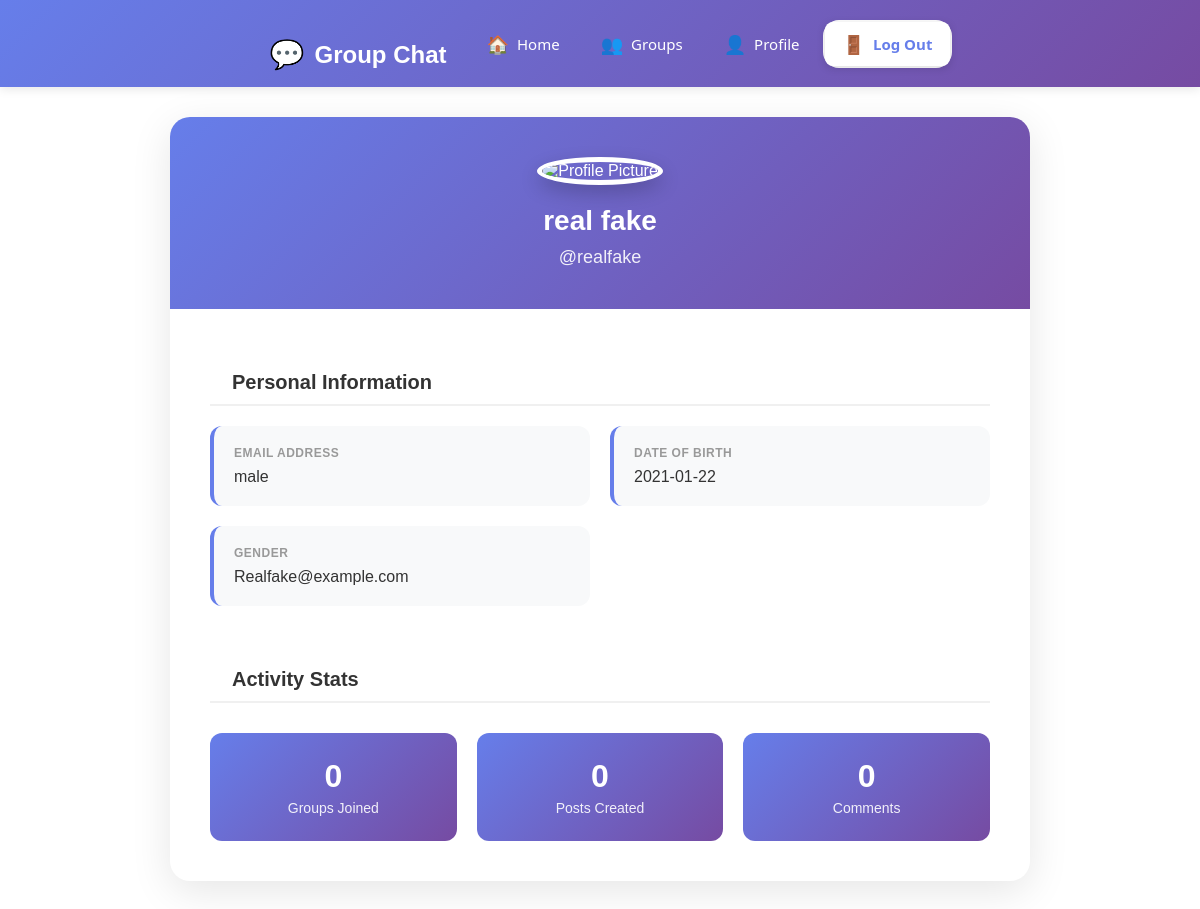
The app's page /profile (signed in) with its own data.
### tables this page shows
CREATE TABLE user (
                id INTEGER PRIMARY KEY AUTOINCREMENT,
                username TEXT UNIQUE NOT NULL,
                password TEXT NOT NULL
            );

CREATE TABLE userinfo (
                user_id INTEGER PRIMARY KEY,
                firstname TEXT NOT NULL,
                middlename TEXT,
                lastname TEXT NOT NULL,
                email TEXT UNIQUE NOT NULL,
                dob TEXT NOT NULL,
                gender TEXT NOT NULL,
                FOREIGN KEY (user_id) REFERENCES user(id)
            );

### app.py (the view)
@app.route("/profile")
def profile_user():
    if not is_authenticated():
        flash("Please log in to access this page.", "warning")
        return redirect(url_for("login"))
    profile = user_db.get_user_profile(session["user_id"])
    return render_template("account/profile.html", user=profile)

### app.py (called while the page is built)
def is_authenticated():
    return 'user_id' in session and session['user_id'] is not None

### src/database_handler.py (called while the page is built)
    def get_user_profile(self, user_id: int):
        user_profile = dict()
        user_profile["user_id"] = user_id
        get_record_by_username = self.db.execute(
            "SELECT * FROM userinfo WHERE user_id=?", (user_id,)
        ).fetchone()
        profile_username = self.db.execute(
            "SELECT username FROM user WHERE id=?", (user_id,)
        ).fetchone()[0]
        user_profile["username"] = profile_username
        fields = ["firstname", "middlename", "lastname", "gender", "dob", "email"]
        for index, attribute in enumerate(fields):
            user_profile[attribute] = get_record_by_username[index + 1]
        user_profile["name"] = (
            f"{user_profile['firstname']} {user_profile['middlename']} {user_profile['lastname']}"
        )
        return user_profile

### templates/account/profile.html (shortened to what this page needs)
{% extends "index_layout.html" %}
{% block index_layout %}
<link rel="stylesheet" href="{{url_for('static', filename='css/profile.css')}}">
<div class="profile-page">
    <div class="profile-container">
        <div class="profile-header">
            <img src="https://cdn.pixabay.com/photo/2015/10/05/22/37/blank-profile-picture-973460_960_720.png"
                alt="Profile Picture" class="profile-avatar">
            <h1 class="profile-name">{{user["name"]}}</h1>
            <p class="profile-username">@{{user["username"]}}</p>
        </div>
        <div class="profile-body">
            <h2 class="section-title">Personal Information</h2>
            <div class="info-grid">
                <div class="info-card">
                    <div class="info-label">Email Address</div>
                    <div class="info-value">{{user["email"]}}</div>
                </div>
                <div class="info-card">
                    <div class="info-label">Date of Birth</div>
                    <div class="info-value">{{user["dob"]}}</div>
                </div>
                <div class="info-card">
                    <div class="info-label">Gender</div>
                    <div class="info-value">{{user["gender"] | capitalize}}</div>
                </div>
            </div>
            <h2 class="section-title" style="margin-top: 40px;">Activity Stats</h2>
            <div class="stats-grid">
                <div class="stat-card">
                    <div class="stat-number">0</div>
                    <div class="stat-label">Groups Joined</div>
                </div>
                <div class="stat-card">
                    <div class="stat-number">0</div>
                    <div class="stat-label">Posts Created</div>
                </div>
                <div class="stat-card">
                    <div class="stat-number">0</div>
                    <div class="stat-label">Comments</div>
                </div>
            </div>
        </div>
    </div>
</div>
{% endblock %}

### static/css/main.css (style rules this page uses)
*, *::before, *::after { margin: 0; padding: 0; box-sizing: border-box; }
body { min-height: 100vh; font-family: "Franklin Gothic Medium", "Arial Narrow", Arial, sans-serif; }
h2 { padding: 22px 22px 0; }
p { font-size: 18px; padding: 0 22px; line-height: 24px; }

### static/css/profile.css (style rules this page uses)
.profile-page { max-width: 900px; margin: 0 auto; padding: 30px 20px; }
.profile-container { background: white; border-radius: 20px; box-shadow: 0 10px 40px rgba(0, 0, 0, 0.1); overflow: hidden; }
.profile-header { background: linear-gradient(135deg, #667eea 0%, #764ba2 100%); padding: 40px; text-align: center; color: white; }
.profile-avatar { width: 120px; height: 120px; border-radius: 50%; border: 5px solid white; box-shadow: 0 8px 20px rgba(0, 0, 0, 0.2); margin-bottom: 20px; }
.profile-name { font-size: 28px; font-weight: 700; margin: 0 0 8px 0; }
.profile-username { font-size: 18px; opacity: 0.9; font-weight: 400; }
.profile-body { padding: 40px; }
.section-title { font-size: 20px; font-weight: 600; color: #333; margin: 0 0 20px 0; padding-bottom: 10px; border-bottom: 2px solid #f0f0f0; }
.info-grid { display: grid; grid-template-columns: repeat(auto-fit, minmax(250px, 1fr)); gap: 20px; margin-top: 20px; }
.info-card { background: #f8f9fa; padding: 20px; border-radius: 12px; border-left: 4px solid #667eea; transition: all 0.3s ease; }
.info-label { font-size: 12px; font-weight: 600; color: #999; text-transform: uppercase; letter-spacing: 0.5px; margin-bottom: 8px; }
.info-value { font-size: 16px; color: #333; font-weight: 500; }
.stats-grid { display: grid; grid-template-columns: repeat(3, 1fr); gap: 20px; margin-top: 30px; }
.stat-card { background: linear-gradient(135deg, #667eea 0%, #764ba2 100%); padding: 25px; border-radius: 12px; text-align: center; color: white; }
.stat-number { font-size: 32px; font-weight: 700; margin-bottom: 5px; }
.stat-label { font-size: 14px; opacity: 0.9; }

### records on screen
user: username "realfake"
userinfo: email "male", dob "2021-01-22", gender "Realfake@example.com"

### other values on screen
{{ user["name"] }} "real fake"
